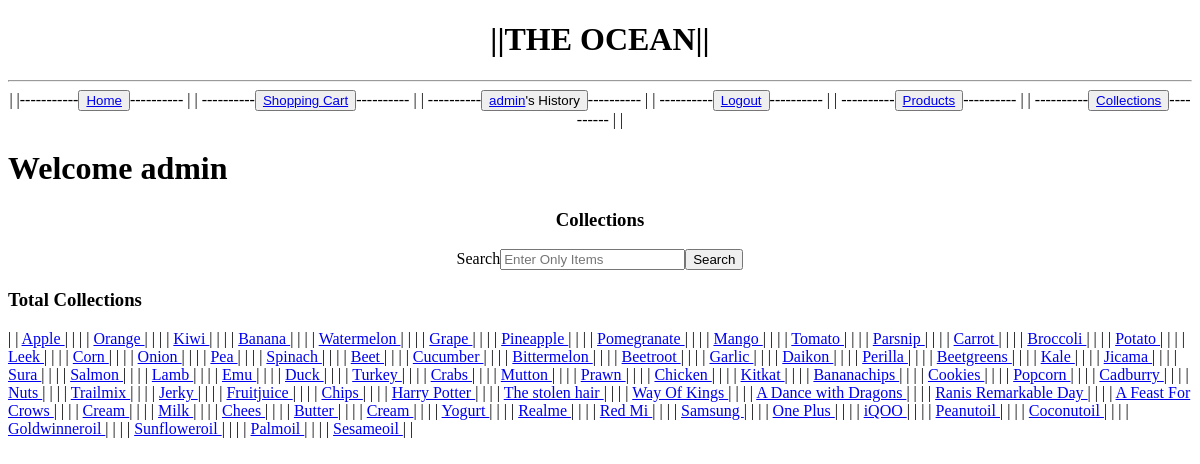
Before: /collections/admin (signed in) with the older database file.
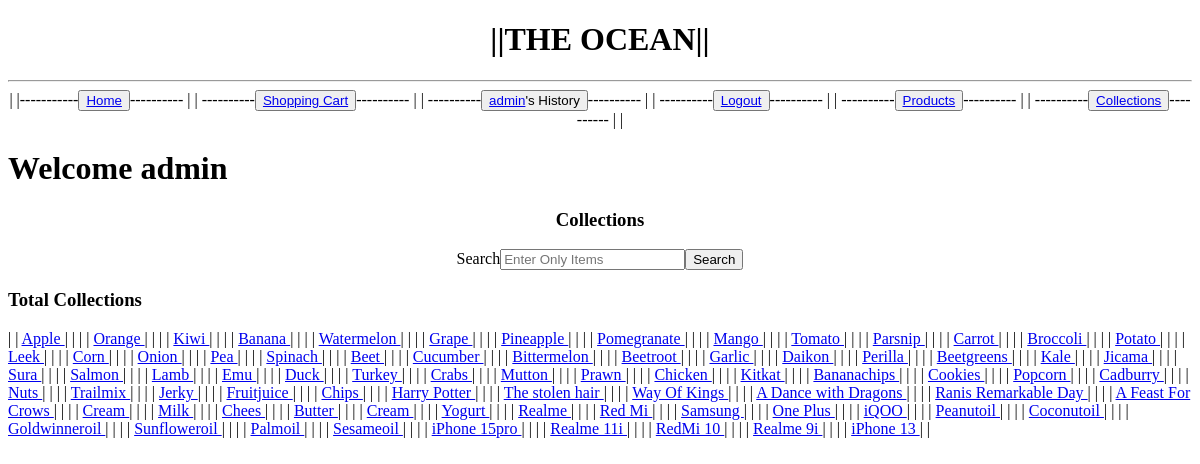
After: the same page with the newer database file.
### store/models.py (models this page shows)
class Catagory(models.Model):
    name = models.CharField(max_length=150,null=False,blank=False)
    image = models.ImageField(upload_to=getFieldName,null=False,blank=False)
    description = models.TextField(max_length=500,null=False,blank=False)
    status = models.BooleanField(default=False,help_text="0-show,1-Hidden")
    created_at = models.DateTimeField(auto_now_add=True)

### store/views.py (the view)
# urls.py: path('collections/',views.Collection_page,name='Collection_page'),
def Collection_page(request,user): #user
    fruits = Catagory.objects.all()
    return render(request,'collection.html',{'fruits':fruits}) #,'apple':apple   #'groceries':groceries,

### store/templates/collection.html (shortened to what this page needs)
{% load static %}
{% include 'main.html' %}
<!DOCTYPE html>
<html lang="en">
<head>
</head>
<body>
    <h1>Welcome {{request.user}}</h1>
        <center>
        <form method='post' action="search/">
            <tr>
                <h3>Collections</h3>
                <td>Search<input type="text" name="product" placeholder="Enter Only Items"><button>Search</button></td>
            </tr>
        </form>
    </center>
    <h3>Total Collections</h3>
    {% if request.user.is_authenticated %}
            {% for i in fruits %}
            | |   <a href="{% url 'Fruit_page' i.name %}">{{i.name}} </a>   | |
            {% endfor %}
    {% else %}
    <h1>Please Login First</h1>
    {% endif %}
</body>
</html>

Changed rows visible on the page:
added Catagory: name "iPhone 15pro"
added Catagory: name "Realme 11i"
added Catagory: name "RedMi 10"
added Catagory: name "Realme 9i"
added Catagory: name "iPhone 13"
